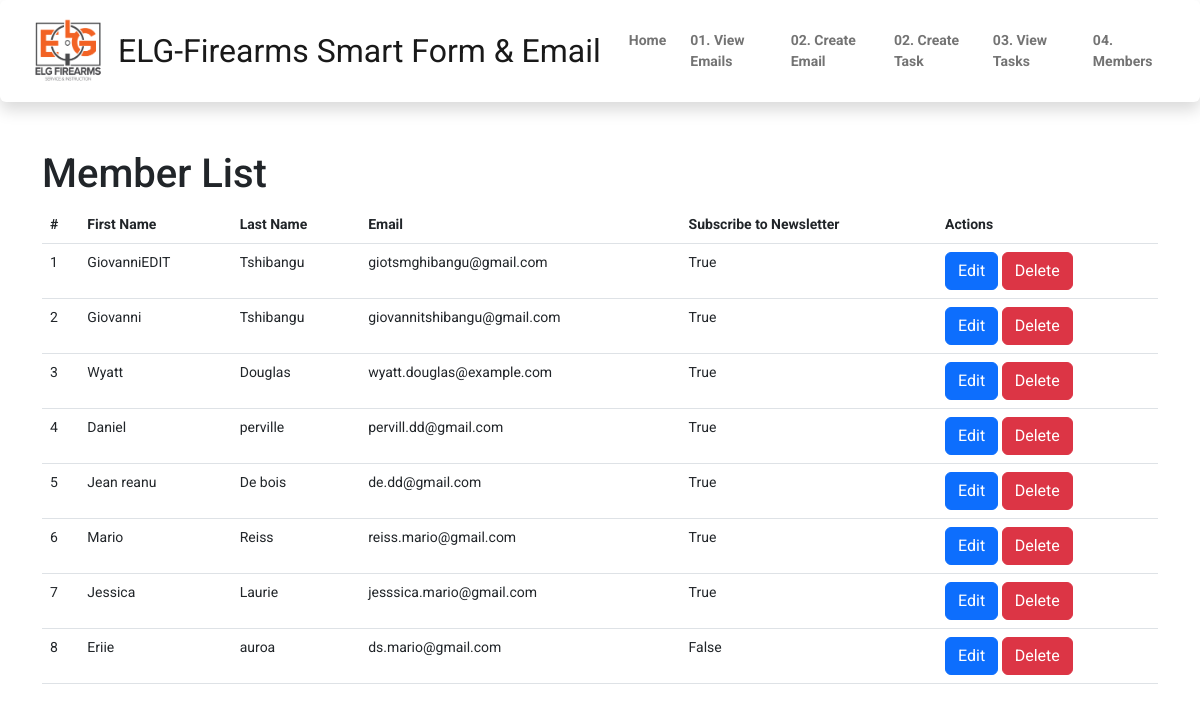
The page /master/view_members on the database as committed earlier.
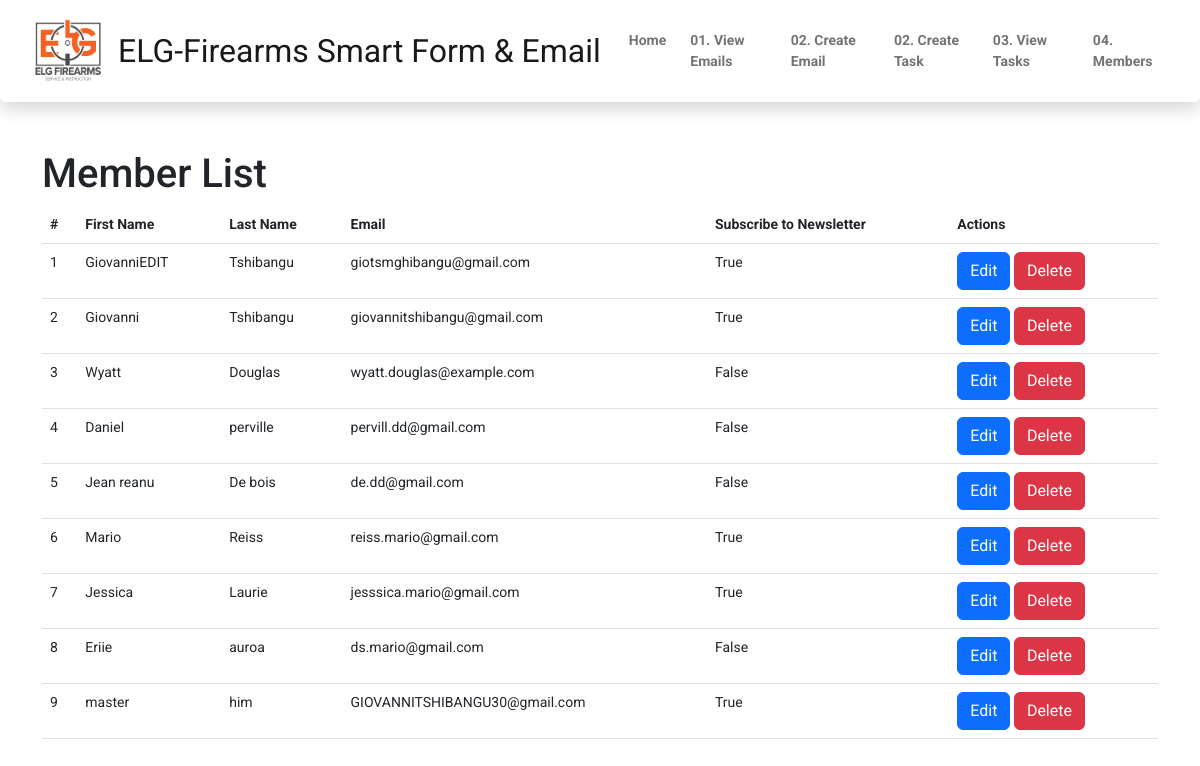
The same page on the database as committed later.
### smart_formApp/models.py (models this page shows, shortened)
class User(models.Model):
    first_name = models.CharField(max_length=100)
    last_name = models.CharField(max_length=100)
    email = models.EmailField()
    email_agreements = models.BooleanField(default=True)
    subscribe_to_newsletter = models.BooleanField(default=False,blank=True)
    created_at = models.DateTimeField(auto_now_add=True)

### smart_emailApp/views.py (the view)
# urls.py: path('view_members', views.member_view, name='view_members'),
def member_view(request):
    limit = 100
    users = User.objects.all()[:limit]
    return render(request, 'smartemail/member_view.html', {'users': users})

### templates/smartemail/member_view.html
{% extends "nav.html" %}
{% load static %}
{% block navbar %}
    <div class="container mt-3">
        <h1>Member List</h1>
        <table class="table">
            <thead>
                <tr>
                    <th>#</th>
                    <th>First Name</th>
                    <th>Last Name</th>
                    <th>Email</th>
                    <th>Subscribe to Newsletter</th>
                    <th>Actions</th>
                </tr>
            </thead>
            <tbody>
                {% for user in users %}
                    <tr>
                        <td>{{ forloop.counter }}</td>
                        <td>{{ user.first_name }}</td>
                        <td>{{ user.last_name }}</td>
                        <td>{{ user.email }}</td>
                        <td>{{ user.subscribe_to_newsletter }}</td>
                        <td>
                            <a href="{% url 'edit_user' user.id %}" class="btn btn-primary">Edit</a>
                            <a href="{% url 'delete_user' user.id %}" class="btn btn-danger">Delete</a>
                        </td>
                    </tr>
                {% empty %}
                    <tr>
                        <td colspan="7">No users found.</td>
                    </tr>
                {% endfor %}
            </tbody>
        </table>
    </div>
{% endblock %}

Rows that differ between the two databases and show on the page:
changed User "Wyatt": subscribe_to_newsletter "True" → "False"
changed User "Daniel": subscribe_to_newsletter "True" → "False"
changed User "Jean reanu": subscribe_to_newsletter "True" → "False"
added User: first_name "master", last_name "him", email "GIOVANNITSHIBANGU30@gmail.com", subscribe_to_newsletter "True"
